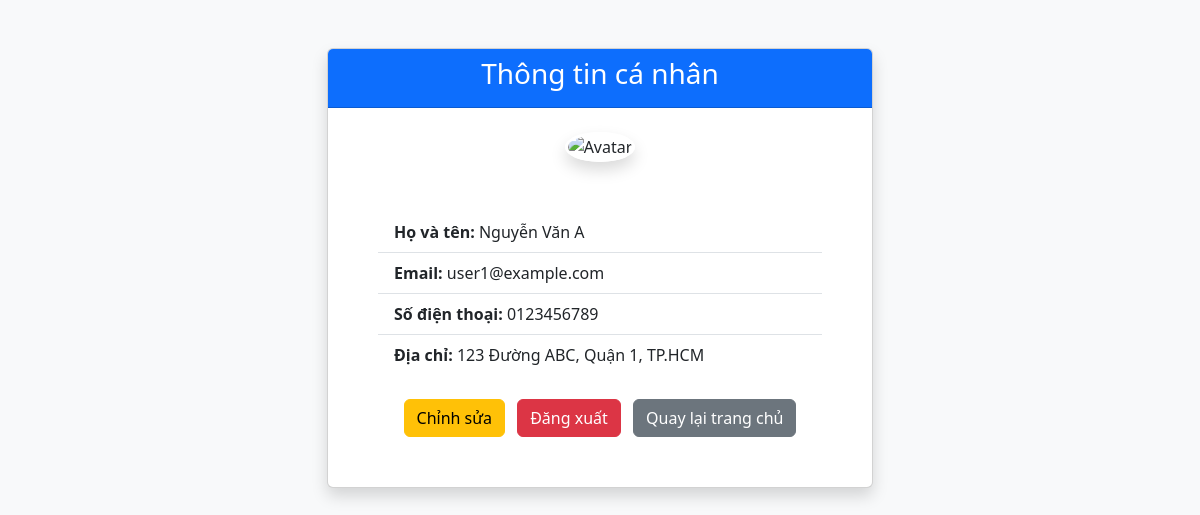
The app's page /profile.php (signed in) with its own data.
### tables this page shows
CREATE TABLE `users` (
  `id` int(11) NOT NULL,
  `username` varchar(50) NOT NULL,
  `email` varchar(100) NOT NULL,
  `password` varchar(255) NOT NULL,
  `full_name` varchar(100) NOT NULL,
  `phone` varchar(20) DEFAULT NULL,
  `address` text DEFAULT NULL,
  `role` enum('admin','user') DEFAULT 'user',
  `status` enum('active','inactive') DEFAULT 'active',
  `created_at` timestamp NOT NULL DEFAULT current_timestamp(),
  `updated_at` timestamp NOT NULL DEFAULT current_timestamp() ON UPDATE current_timestamp()
);

### profile.php (the view, shortened to what this page needs)
<?php
require_once 'config/database.php';
try {
    $email = $_SESSION['email'];
    $stmt = $conn->prepare("SELECT * FROM users WHERE email = :email");
    $stmt->bindParam(':email', $email, PDO::PARAM_STR);
    $stmt->execute();
    $user = $stmt->fetchAll(PDO::FETCH_ASSOC);
} catch (PDOException $e) {
    echo '<div class="alert alert-danger text-center">Có lỗi xảy ra: ' . $e->getMessage() . '</div>';
    exit;
}
?>
<!DOCTYPE html>
<html lang="vi">
<head>
  <link href="https://cdn.jsdelivr.net/npm/bootstrap@5.3.0/dist/css/bootstrap.min.css" rel="stylesheet">
</head>
<body class="bg-light">
<div class="container py-5">
  <div class="row justify-content-center">
    <div class="col-md-6">
      <div class="card shadow position-relative">
        <div class="card-header bg-primary text-white text-center">
          <h3>Thông tin cá nhân</h3>
        </div>
        <div class="text-center mt-4 profile-avatar">
          <img src="./images/IMG_E5015.JPG" alt="Avatar" class="rounded-circle border border-3 border-white shadow" width="120" height="120">
        </div>
        <?php if (!empty($user)): ?>
          <?php foreach ($user as $userAct): ?>
          <div class="card-body">
            <ul class="list-group list-group-flush">
              <li class="list-group-item"><strong>Họ và tên:</strong> <?= htmlspecialchars($userAct['full_name']) ?></li>
              <li class="list-group-item"><strong>Email:</strong> <?= htmlspecialchars($userAct['email']) ?></li>
              <li class="list-group-item"><strong>Số điện thoại:</strong> <?= htmlspecialchars($userAct['phone']) ?></li>
              <li class="list-group-item"><strong>Địa chỉ:</strong> <?= htmlspecialchars($userAct['address']) ?></li>
            </ul>
            <div class="text-center mt-4">
              <a href="edit_profile.php" class="btn btn-warning me-2">Chỉnh sửa</a>
              <a href="logout.php" class="btn btn-danger me-2">Đăng xuất</a>
              <a href="index.php" class="btn btn-secondary">Quay lại trang chủ</a>
            </div>
          </div>
          <?php endforeach; ?>
        <?php else: ?>
          <div class="card-body text-center">
            <p class="text-danger">Không tìm thấy thông tin người dùng.</p>
          </div>
        <?php endif; ?>
      </div>
    </div>
  </div>
</div>
</body>
</html>

### profile.php (style rules this page uses)
.card-body { padding: 50px }

### records on screen
users: full_name "Nguyễn Văn A", email "user1@example.com", phone "0123456789", address "123 Đường ABC, Quận 1, TP.HCM"
